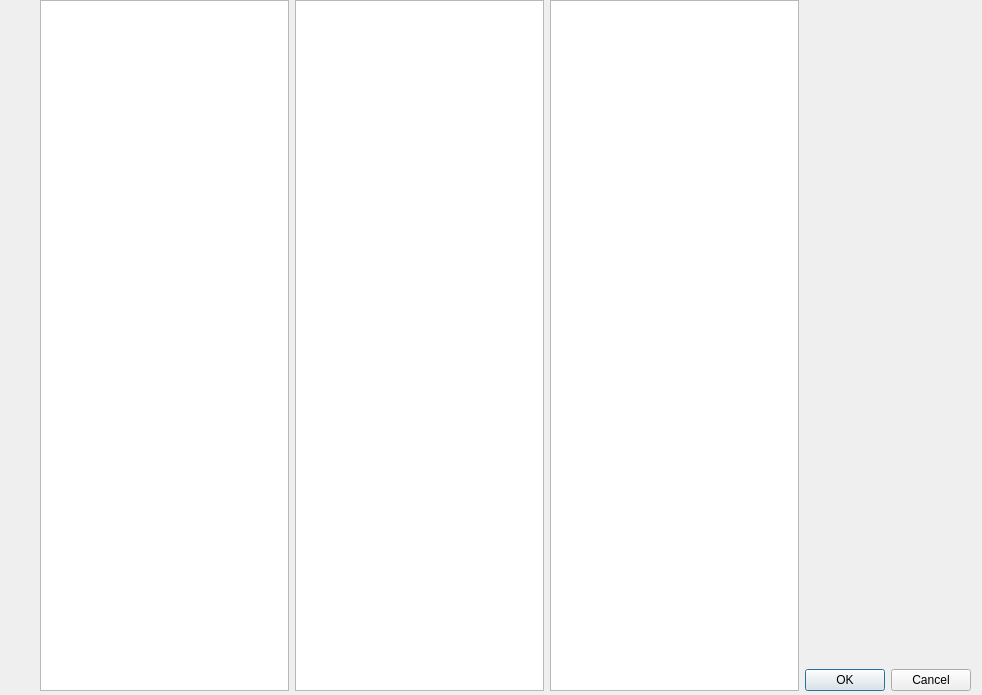
<?xml version="1.0" encoding="UTF-8"?>
<ui version="4.0">
 <class>InputConfigDialog</class>
 <widget class="QDialog" name="InputConfigDialog">
  <property name="geometry">
   <rect>
    <x>0</x>
    <y>0</y>
    <width>982</width>
    <height>695</height>
   </rect>
  </property>
  <property name="windowTitle">
   <string>Dialog</string>
  </property>
  <widget class="QWidget" name="">
   <property name="geometry">
    <rect>
     <x>40</x>
     <y>0</y>
     <width>931</width>
     <height>691</height>
    </rect>
   </property>
   <layout class="QHBoxLayout" name="horizontalLayout_2">
    <item>
     <layout class="QHBoxLayout" name="horizontalLayout">
      <item>
       <widget class="QListWidget" name="inputListWidget"/>
      </item>
      <item>
       <widget class="QListWidget" name="toolListWight"/>
      </item>
      <item>
       <widget class="QListWidget" name="outputListWight"/>
      </item>
     </layout>
    </item>
    <item>
     <layout class="QVBoxLayout" name="verticalLayout">
      <item>
       <spacer name="verticalSpacer">
        <property name="orientation">
         <enum>Qt::Vertical</enum>
        </property>
        <property name="sizeHint" stdset="0">
         <size>
          <width>17</width>
          <height>238</height>
         </size>
        </property>
       </spacer>
      </item>
      <item>
       <widget class="QDialogButtonBox" name="buttonBox">
        <property name="orientation">
         <enum>Qt::Horizontal</enum>
        </property>
        <property name="standardButtons">
         <set>QDialogButtonBox::Cancel|QDialogButtonBox::Ok</set>
        </property>
       </widget>
      </item>
     </layout>
    </item>
   </layout>
  </widget>
 </widget>
 <resources/>
 <connections>
  <connection>
   <sender>buttonBox</sender>
   <signal>accepted()</signal>
   <receiver>InputConfigDialog</receiver>
   <slot>accept()</slot>
   <hints>
    <hint type="sourcelabel">
     <x>248</x>
     <y>254</y>
    </hint>
    <hint type="destinationlabel">
     <x>157</x>
     <y>274</y>
    </hint>
   </hints>
  </connection>
  <connection>
   <sender>buttonBox</sender>
   <signal>rejected()</signal>
   <receiver>InputConfigDialog</receiver>
   <slot>reject()</slot>
   <hints>
    <hint type="sourcelabel">
     <x>316</x>
     <y>260</y>
    </hint>
    <hint type="destinationlabel">
     <x>286</x>
     <y>274</y>
    </hint>
   </hints>
  </connection>
 </connections>
</ui>
